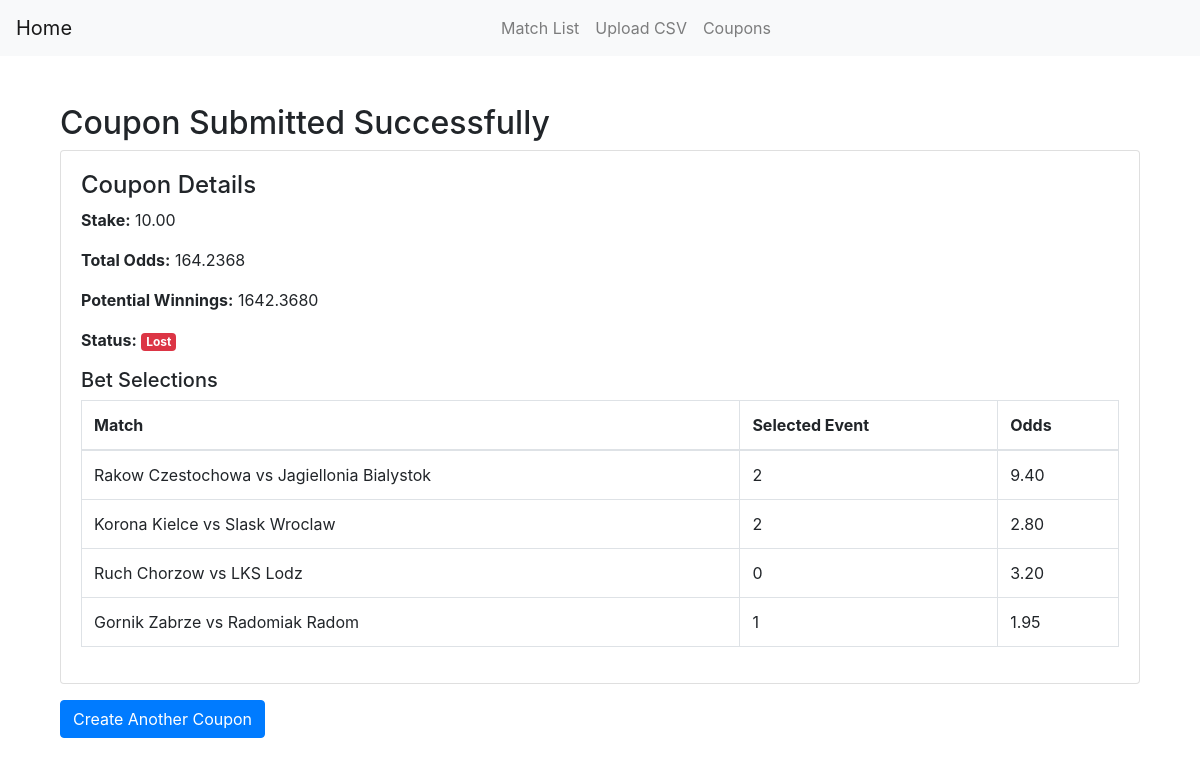
The page /coupon/1/ on the database its author committed.
### main/models.py (models this page shows, shortened)
class Coupon(models.Model):
    matches = models.ManyToManyField('Match', through='BetSelection')
    stake = models.DecimalField(max_digits=12, decimal_places=2)
    total_odds = models.DecimalField(max_digits=12, decimal_places=4)
    potential_winnings = models.DecimalField(max_digits=12, decimal_places=4)
    created_at = models.DateTimeField(auto_now_add=True)
    status = models.CharField(max_length=20, default="Pending")

class BetSelection(models.Model):
    coupon = models.ForeignKey(Coupon, on_delete=models.CASCADE)
    match = models.ForeignKey('Match', on_delete=models.CASCADE)
    event = models.CharField(max_length=50)  # Home Win, Draw, Away Win
    odds = models.DecimalField(max_digits=5, decimal_places=2)

class Match(models.Model):
    match_date = models.DateTimeField()
    team1 = models.CharField(max_length=100)
    team2 = models.CharField(max_length=100)
    result = models.CharField(max_length=10, blank=True, null=True)
    odds_ft_home_team_win = models.DecimalField(max_digits=5, decimal_places=2)
    odds_ft_draw = models.DecimalField(max_digits=5, decimal_places=2)
    odds_ft_away_team_win = models.DecimalField(max_digits=5, decimal_places=2)

### main/views.py (the view)
# urls.py: path('coupon/<int:coupon_id>/', views.coupon, name='coupon'),
def coupon(request, coupon_id=None):
    coupon = get_object_or_404(Coupon, id=coupon_id)
    bet_selections = BetSelection.objects.filter(coupon=coupon)
    return render(request, 'coupon.html', {
        'coupon': coupon,
        'bet_selections': bet_selections  # Pass the bet selections to the template
    })

### templates/coupon.html
{% extends 'base.html' %}
{% load static %}
{% block content %}
<div class="container mt-5">
    <h2>Coupon Submitted Successfully</h2>
    <div class="card">
        <div class="card-body">
            <h4>Coupon Details</h4>
            <p><strong>Stake:</strong> {{ coupon.stake }}</p>
            <p><strong>Total Odds:</strong> {{ coupon.total_odds }}</p>
            <p><strong>Potential Winnings:</strong> {{ coupon.potential_winnings }}</p>
            <p><strong>Status:</strong>
                <span class="badge
                    {% if coupon.status == 'Won' %}
                        badge-success
                    {% elif coupon.status == 'Lost' %}
                        badge-danger
                    {% else %}
                        badge-secondary
                    {% endif %}">
                    {{ coupon.status }}
                </span>
            </p>
            <h5>Bet Selections</h5>
            <table class="table table-bordered">
                <thead>
                    <tr>
                        <th>Match</th>
                        <th>Selected Event</th>
                        <th>Odds</th>
                    </tr>
                </thead>
                <tbody>
                    {% for selection in bet_selections %}
                    <tr>
                        <td>{{ selection.match.team1 }} vs {{ selection.match.team2 }}</td>
                        <td>{{ selection.event }}</td>
                        <td>{{ selection.odds }}</td>
                    </tr>
                    {% endfor %}
                </tbody>
            </table>
        </div>
    </div>
    <a href="{% url 'match_list' %}" class="btn btn-primary mt-3">Create Another Coupon</a>
</div>
{% endblock %}

### rows shown on the page
Coupon: stake "10.00", total_odds "164.2368", potential_winnings "1642.3680", status "Lost"
BetSelection: match.team1 "Rakow Czestochowa", match.team2 "Jagiellonia Bialystok", event "2", odds "9.40"
BetSelection: match.team1 "Korona Kielce", match.team2 "Slask Wroclaw", event "2", odds "2.80"
BetSelection: match.team1 "Ruch Chorzow", match.team2 "LKS Lodz", event "0", odds "3.20"
BetSelection: match.team1 "Gornik Zabrze", match.team2 "Radomiak Radom", event "1", odds "1.95"
